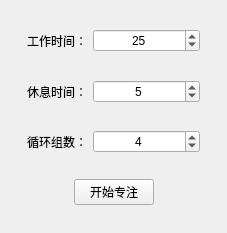
<?xml version="1.0" encoding="UTF-8"?>
<ui version="4.0">
 <class>MainWindow</class>
 <widget class="QMainWindow" name="MainWindow">
  <property name="geometry">
   <rect>
    <x>0</x>
    <y>0</y>
    <width>227</width>
    <height>233</height>
   </rect>
  </property>
  <property name="windowTitle">
   <string>番茄钟</string>
  </property>
  <property name="windowIcon">
   <iconset resource="sound.qrc">
    <normaloff>:/icon</normaloff>:/icon</iconset>
  </property>
  <widget class="QWidget" name="centralwidget">
   <layout class="QVBoxLayout" name="verticalLayout">
    <item>
     <widget class="QWidget" name="widget" native="true">
      <layout class="QVBoxLayout" name="verticalLayout_2">
       <item>
        <widget class="QWidget" name="workTimeInputContainer" native="true">
         <layout class="QHBoxLayout" name="horizontalLayout_2">
          <item>
           <widget class="QLabel" name="workTimeLabel">
            <property name="text">
             <string>工作时间：</string>
            </property>
           </widget>
          </item>
          <item>
           <widget class="QSpinBox" name="workTimeInput">
            <property name="sizePolicy">
             <sizepolicy hsizetype="Expanding" vsizetype="Fixed">
              <horstretch>0</horstretch>
              <verstretch>0</verstretch>
             </sizepolicy>
            </property>
            <property name="alignment">
             <set>Qt::AlignmentFlag::AlignCenter</set>
            </property>
            <property name="value">
             <number>25</number>
            </property>
           </widget>
          </item>
         </layout>
        </widget>
       </item>
       <item>
        <widget class="QWidget" name="relaxTimeInputContainer" native="true">
         <layout class="QHBoxLayout" name="horizontalLayout_3">
          <item>
           <widget class="QLabel" name="relaxTimeLabel">
            <property name="text">
             <string>休息时间：</string>
            </property>
           </widget>
          </item>
          <item>
           <widget class="QSpinBox" name="relaxTimeInput">
            <property name="sizePolicy">
             <sizepolicy hsizetype="Expanding" vsizetype="Fixed">
              <horstretch>0</horstretch>
              <verstretch>0</verstretch>
             </sizepolicy>
            </property>
            <property name="alignment">
             <set>Qt::AlignmentFlag::AlignCenter</set>
            </property>
            <property name="value">
             <number>5</number>
            </property>
           </widget>
          </item>
         </layout>
        </widget>
       </item>
       <item>
        <widget class="QWidget" name="loopContainer" native="true">
         <layout class="QHBoxLayout" name="horizontalLayout_6">
          <item>
           <widget class="QLabel" name="loopInputLabel">
            <property name="text">
             <string>循环组数：</string>
            </property>
           </widget>
          </item>
          <item>
           <widget class="QSpinBox" name="loopInput">
            <property name="sizePolicy">
             <sizepolicy hsizetype="Expanding" vsizetype="Fixed">
              <horstretch>0</horstretch>
              <verstretch>0</verstretch>
             </sizepolicy>
            </property>
            <property name="alignment">
             <set>Qt::AlignmentFlag::AlignCenter</set>
            </property>
            <property name="value">
             <number>4</number>
            </property>
           </widget>
          </item>
         </layout>
        </widget>
       </item>
       <item>
        <widget class="QWidget" name="startBtnContainer" native="true">
         <layout class="QHBoxLayout" name="horizontalLayout_7">
          <item>
           <spacer name="horizontalSpacer_4">
            <property name="orientation">
             <enum>Qt::Orientation::Horizontal</enum>
            </property>
            <property name="sizeHint" stdset="0">
             <size>
              <width>40</width>
              <height>20</height>
             </size>
            </property>
           </spacer>
          </item>
          <item>
           <widget class="QPushButton" name="startBtn">
            <property name="sizePolicy">
             <sizepolicy hsizetype="Expanding" vsizetype="Fixed">
              <horstretch>0</horstretch>
              <verstretch>0</verstretch>
             </sizepolicy>
            </property>
            <property name="text">
             <string>开始专注</string>
            </property>
           </widget>
          </item>
          <item>
           <spacer name="horizontalSpacer_5">
            <property name="orientation">
             <enum>Qt::Orientation::Horizontal</enum>
            </property>
            <property name="sizeHint" stdset="0">
             <size>
              <width>40</width>
              <height>20</height>
             </size>
            </property>
           </spacer>
          </item>
         </layout>
        </widget>
       </item>
      </layout>
     </widget>
    </item>
   </layout>
  </widget>
 </widget>
 <resources>
  <include location="sound.qrc"/>
 </resources>
 <connections/>
</ui>
